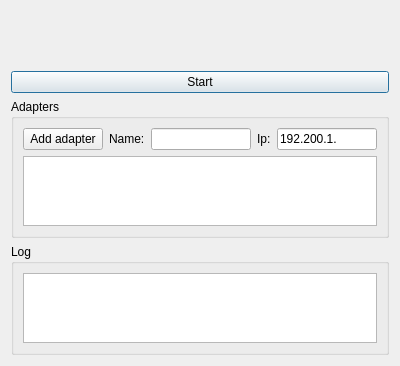
<?xml version="1.0" encoding="UTF-8"?>
<ui version="4.0">
 <class>NodeDialog</class>
 <widget class="QDialog" name="NodeDialog">
  <property name="geometry">
   <rect>
    <x>0</x>
    <y>0</y>
    <width>400</width>
    <height>325</height>
   </rect>
  </property>
  <property name="windowTitle">
   <string>Dialog</string>
  </property>
  <layout class="QVBoxLayout" name="verticalLayout">
   <item>
    <widget class="QLabel" name="lblNodeId">
     <property name="font">
      <font>
       <family>Rubik</family>
       <pointsize>30</pointsize>
       <bold>true</bold>
      </font>
     </property>
     <property name="text">
      <string/>
     </property>
     <property name="alignment">
      <set>Qt::AlignmentFlag::AlignCenter</set>
     </property>
    </widget>
   </item>
   <item>
    <widget class="QPushButton" name="btnEnable">
     <property name="text">
      <string>Start</string>
     </property>
    </widget>
   </item>
   <item>
    <widget class="QGroupBox" name="groupBox_2">
     <property name="title">
      <string>Adapters</string>
     </property>
     <layout class="QVBoxLayout" name="verticalLayout_3">
      <item>
       <layout class="QHBoxLayout" name="horizontalLayout">
        <item>
         <widget class="QPushButton" name="btnAddSwitch">
          <property name="text">
           <string>Add adapter</string>
          </property>
         </widget>
        </item>
        <item>
         <widget class="QLabel" name="label_2">
          <property name="text">
           <string>Name:</string>
          </property>
         </widget>
        </item>
        <item>
         <widget class="QLineEdit" name="leAdapterName"/>
        </item>
        <item>
         <widget class="QLabel" name="label">
          <property name="text">
           <string>Ip:</string>
          </property>
         </widget>
        </item>
        <item>
         <widget class="QLineEdit" name="leAdapterIp">
          <property name="text">
           <string>192.200.1.</string>
          </property>
         </widget>
        </item>
       </layout>
      </item>
      <item>
       <widget class="QListView" name="lwAdapters"/>
      </item>
     </layout>
    </widget>
   </item>
   <item>
    <widget class="QGroupBox" name="groupBox">
     <property name="title">
      <string>Log</string>
     </property>
     <layout class="QVBoxLayout" name="verticalLayout_2">
      <item>
       <widget class="QTextEdit" name="teLog"/>
      </item>
     </layout>
    </widget>
   </item>
  </layout>
 </widget>
 <resources/>
 <connections/>
</ui>
